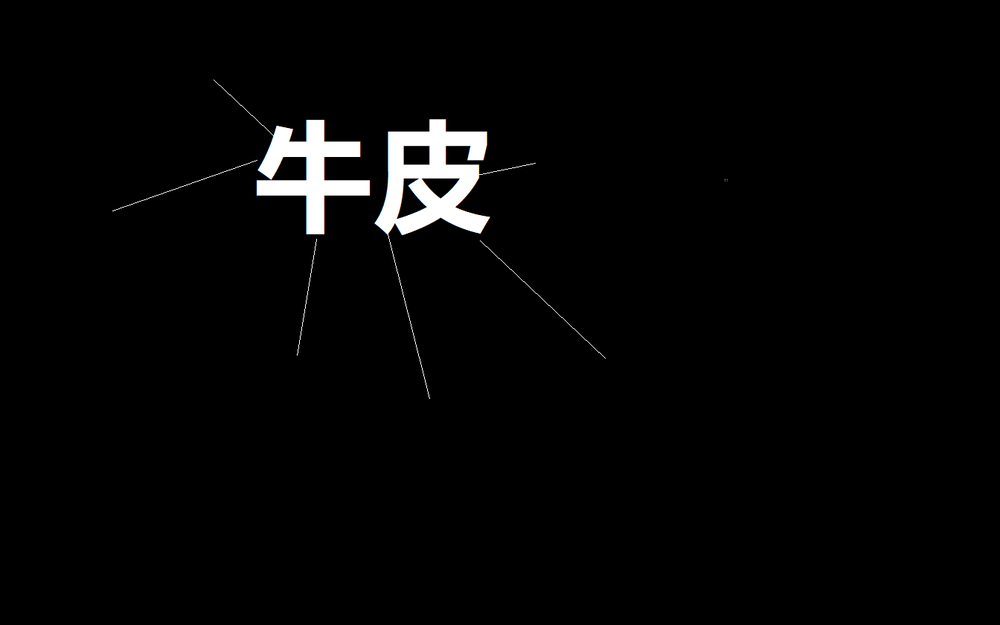
#> input picture img/niupi.png, 1000 x 625 px, shrunk from 1344 x 840 before the run
$ python canny_test.py
#> lines starting #> are read from the running program, lines starting #| are printed output that depends on the picture; after the words box and inside, x2 and y2 are one past the last pixel; in counts of white or black regions, pixels touching at a corner belong together
import cv2 as cv
import numpy as np

# 边缘提取
def cv_show(name, image):
    cv.imshow(name, image)
    cv.waitKey(0)
    cv.destroyAllWindows()

img = cv.imread("img/niupi.png")
#> img is the input picture: shape (625, 1000, 3); mean B, G, R 5.3, 5.3, 5.3
cv_show("niupi.png", img)

# canny边缘检测
v1 = cv.Canny(img, 50, 150)
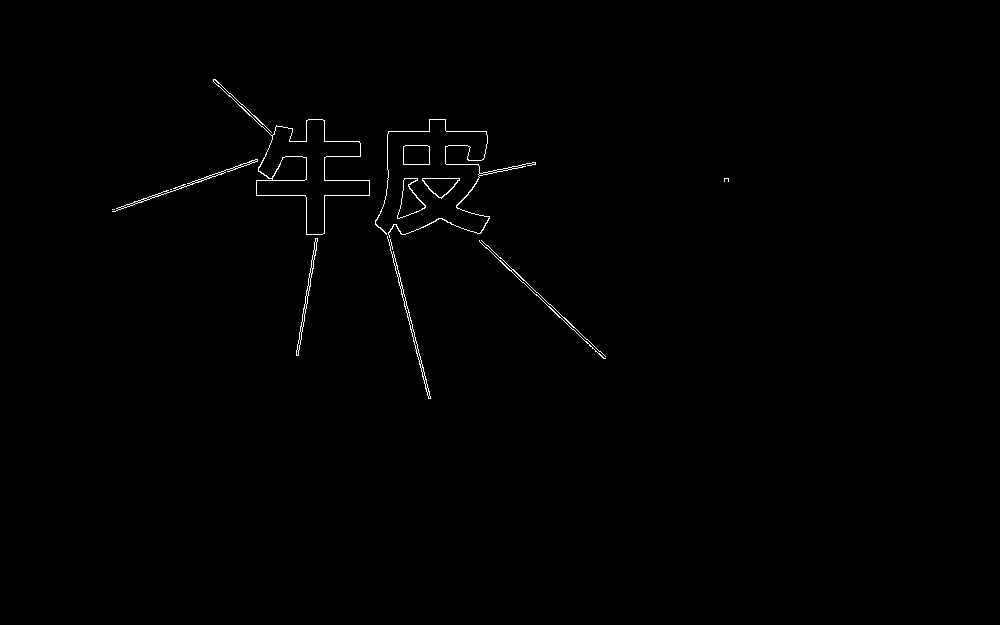
#> v1: shape (625, 1000); 0.5% white in thin lines or dots, all inside (x1, y1, x2, y2) = (112, 79, 729, 399)
v2 = cv.Canny(img, 50, 100)

res = np.hstack((v1, v2))
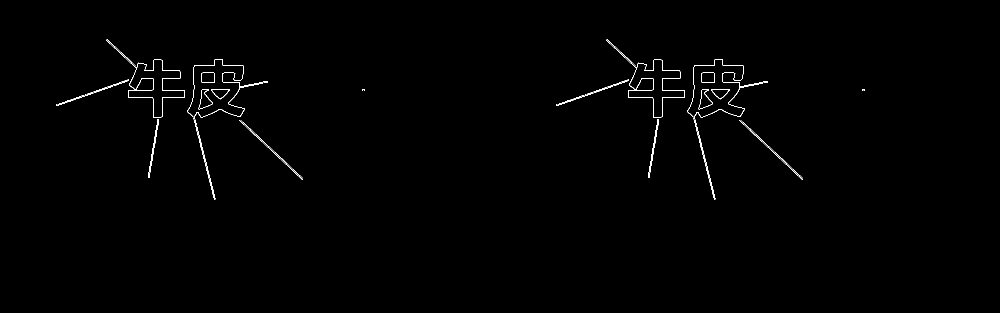
#> res: shape (625, 2000) (shown at 1/2 size); 0.5% white in thin lines or dots, all inside (x1, y1, x2, y2) = (112, 79, 1729, 399)
cv_show("res", res)
